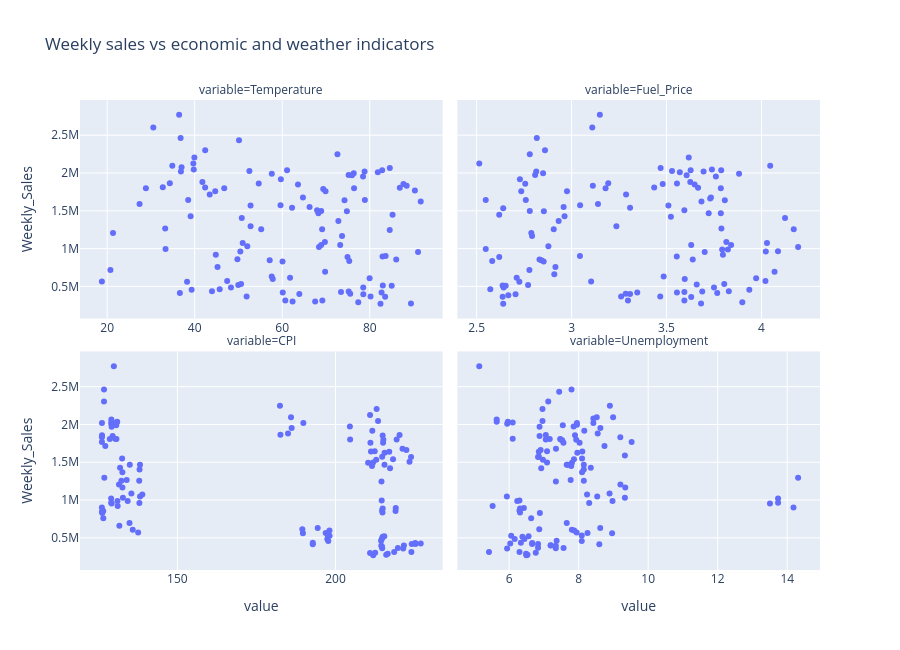

Source (notebook cell):
### Markdown cell above
Weekly sales against each economic or weather indicator, one point per week. The next cell measures these relations with correlations.

### Code cell
num_cols = ['Temperature', 'Fuel_Price', 'CPI', 'Unemployment']
long = df.melt(id_vars='Weekly_Sales', value_vars=num_cols).dropna()
fig = px.scatter(long, x='value', y='Weekly_Sales', facet_col='variable', facet_col_wrap=2,
                 title='Weekly sales vs economic and weather indicators', height=650)
fig.update_xaxes(matches=None, showticklabels=True)
fig.show()
